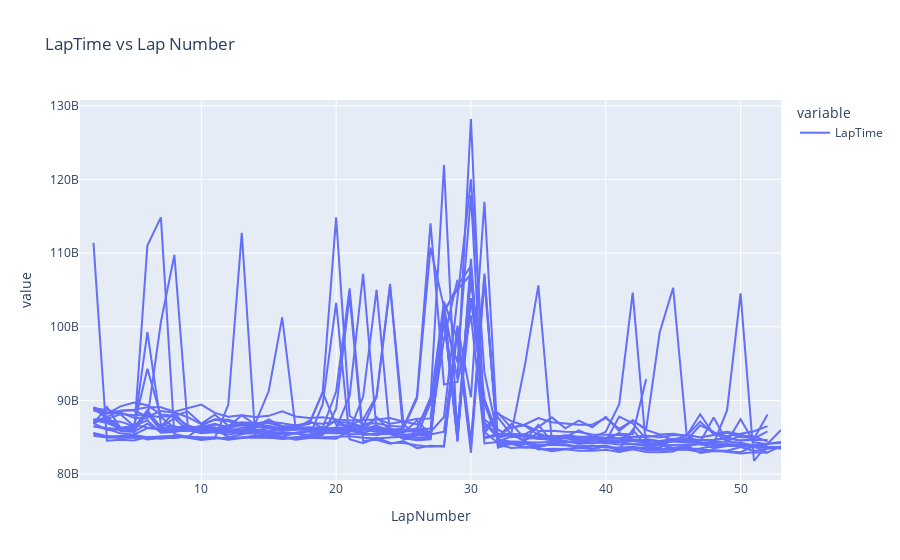

Notebook source saved alongside this figure:
### Code cell
fig = px.line(lap_time_number, x="LapNumber", y=lap_time_number.columns[1:5],
                # hover_name=df["time"].astype(int).apply(strfdelta),
                #     hover_data={"time":False},
              title='LapTime vs Lap Number')

# ticks = pd.Series(range(lap_time_number_cov["time"].astype(int).min() - 10 ** 10,lap_time_number_cov["time"].astype(int).max(),10 ** 10,))
# fig.update_layout(
#     yaxis={
#         "range": [
#             lap_time_number_cov["time"].astype(int).min() - 10 ** 10,
#             lap_time_number_cov["time"].astype(int).max(),
#         ],
#         "tickmode": "array",
#         "tickvals": ticks,
#         "ticktext": ticks.apply(strfdelta)
#     }
# )
fig.show()

### Figure 1 — Plotly figure (JSON) as saved in the notebook; plotly's stock layout.template omitted (floating-point values rounded to 4 significant figures; data arrays with more than 128 entries replaced by an {"elided": "..."} marker saying what was removed)
{"data": [{"hovertemplate": "variable=LapTime<br>LapNumber=%{x}<br>value=%{y}<extra></extra>", "legendgroup": "LapTime", "line": {"color": "#636efa", "dash": "solid"}, "marker": {"symbol": "circle"}, "mode": "lines", "name": "LapTime", "orientation": "h", "showlegend": true, "type": "scatter", "x": {"elided": "990 int values"}, "xaxis": "x", "y": {"elided": "990 int values"}, "yaxis": "y"}], "layout": {"legend": {"title": {"text": "variable"}, "tracegroupgap": 0}, "title": {"text": "LapTime vs Lap Number"}, "xaxis": {"anchor": "y", "domain": [0, 1], "title": {"text": "LapNumber"}}, "yaxis": {"anchor": "x", "domain": [0, 1], "title": {"text": "value"}}}}
